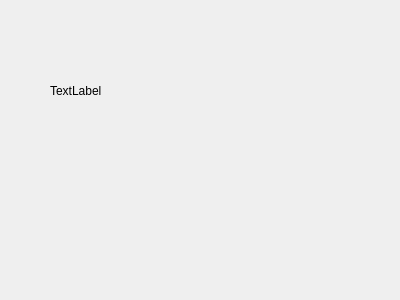
<?xml version="1.0" encoding="UTF-8"?>
<ui version="4.0">
 <class>Form</class>
 <widget class="QWidget" name="Form">
  <property name="geometry">
   <rect>
    <x>0</x>
    <y>0</y>
    <width>400</width>
    <height>300</height>
   </rect>
  </property>
  <widget class="QLabel" name="label">
   <property name="geometry">
    <rect>
     <x>50</x>
     <y>30</y>
     <width>181</width>
     <height>121</height>
    </rect>
   </property>
   <property name="text">
    <string>TextLabel</string>
   </property>
  </widget>
 </widget>
 <resources/>
 <connections/>
</ui>
